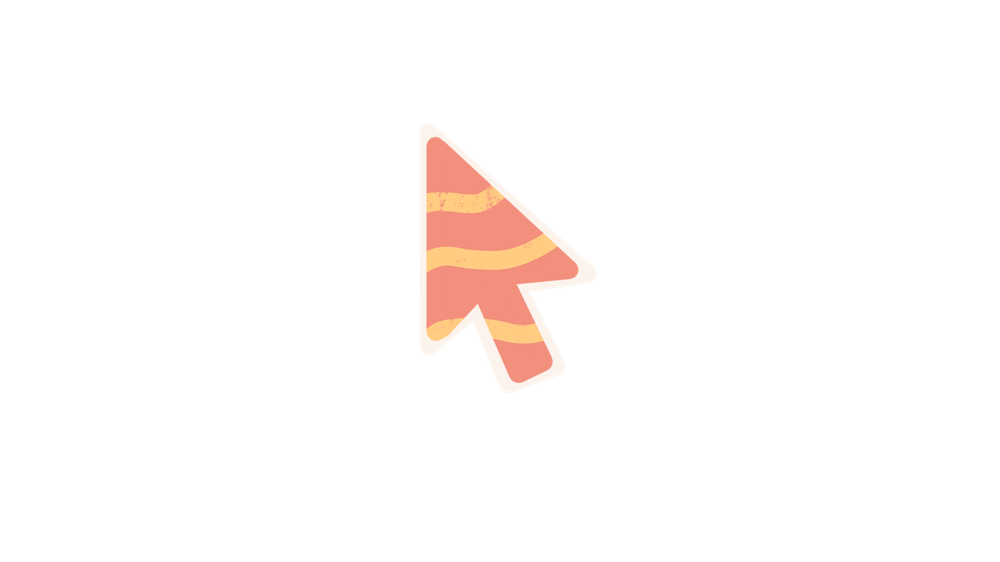
#> input picture assets/newaset/cursor-source.PNG, 1000 x 562 px, shrunk from 2560 x 1440 before the run
$ python cutout.py ../assets/newaset/cursor-source.PNG
#> lines starting #> are read from the running program, lines starting #| are printed output that depends on the picture; after the words box and inside, x2 and y2 are one past the last pixel; in counts of white or black regions, pixels touching at a corner belong together
#!/usr/bin/env python3
"""Removes a flat background from an image, leaving a transparent cut-out.

Works by flooding inward from the edges, so a colour that also appears *inside*
the subject is kept - clearing "every pixel near this colour" would punch holes
through white paper, chrome highlights and sky reflections.

Only for flat or near-flat backgrounds: chroma-key green, a studio white sweep,
the grey plate behind a scanned drawing. A subject photographed against a real
cluttered scene needs a segmentation model, which is not installed here.

    python3 tools/cutout.py IMAGE [IMAGE...] [--tol 30] [--feather 1] [--inplace]

Writes <name>_cut.png next to each input unless --inplace is given.
"""
import os
import sys
from collections import deque

import numpy as np
from PIL import Image, ImageFilter


def cut(path, tol=30, feather=1):
#> called with path = '../assets/newaset/cursor-source.PNG', tol = 30, feather = 1
    im = Image.open(path).convert("RGBA")
#> im is the input picture: PIL image 1000x562 RGBA; mean R, G, B, A 12.3, 9.1, 7.9, 12
    rgb = np.array(im.convert("RGB"), dtype=np.int16)
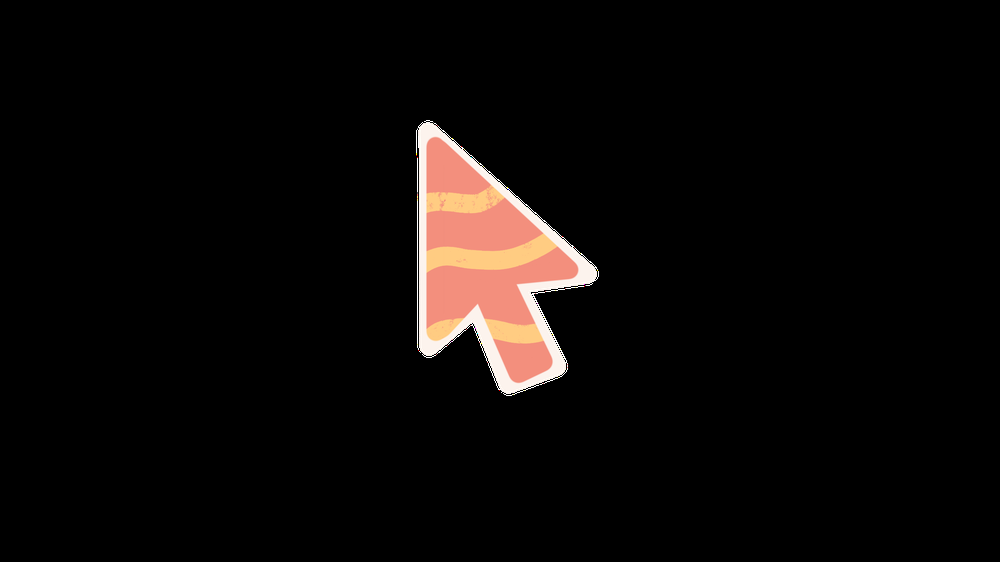
#> rgb: shape (562, 1000, 3) int16; mean R, G, B 12.3, 9.1, 7.9
    h, w, _ = rgb.shape
#> h = 562; w = 1000

    # the background colour is whatever the four corners agree on
    corners = [rgb[0, 0], rgb[0, w - 1], rgb[h - 1, 0], rgb[h - 1, w - 1]]
#> corners = [[0, 0, 0], [0, 0, 0], [0, 0, 0], [0, 0, 0]]
    key = np.median(np.stack(corners), axis=0)
#> key = [0, 0, 0]
    near = np.abs(rgb - key).sum(axis=2) <= tol
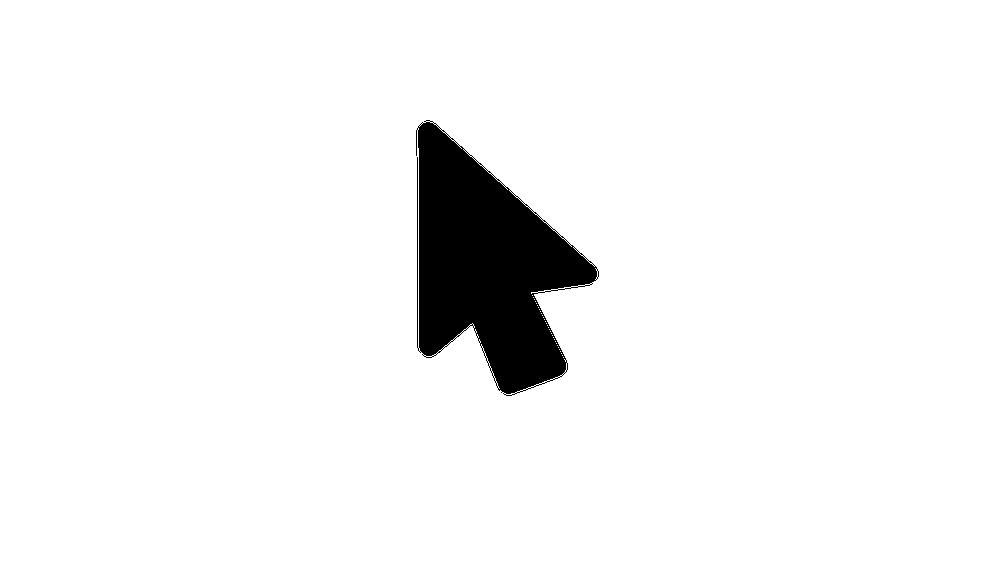
#> near: shape (562, 1000) bool; 95% white; 1 black region, box (x1, y1, x2, y2) and area: (416, 120, 599, 396) 27921

    # flood from every edge pixel that matches, 4-connected
    bg = np.zeros((h, w), dtype=bool)
    q = deque()
    for x in range(w):
        for y in (0, h - 1):
            if near[y, x] and not bg[y, x]:
                bg[y, x] = True; q.append((y, x))
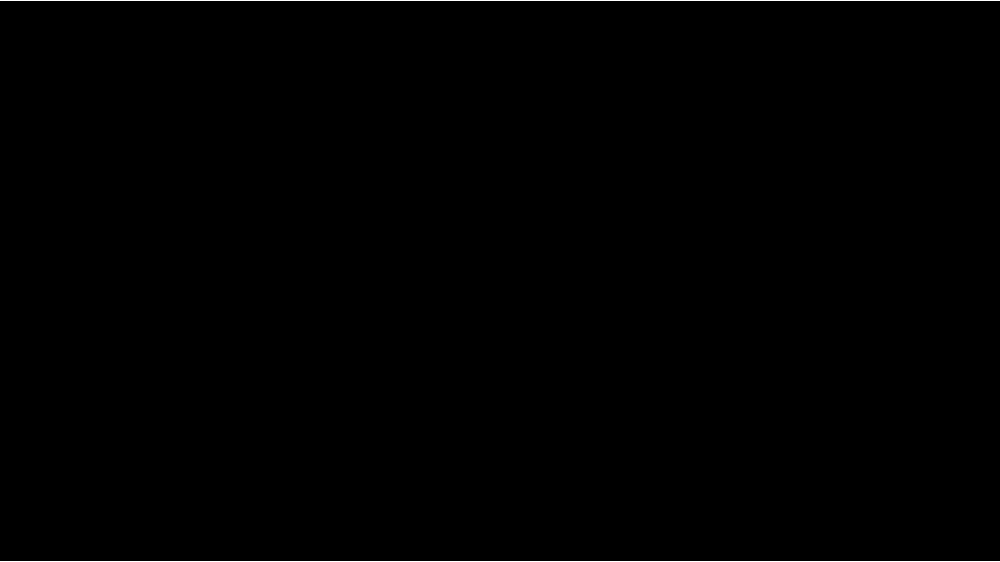
#> bg: shape (562, 1000) bool; 0.36% white in thin lines or dots
    for y in range(h):
        for x in (0, w - 1):
            if near[y, x] and not bg[y, x]:
                bg[y, x] = True; q.append((y, x))
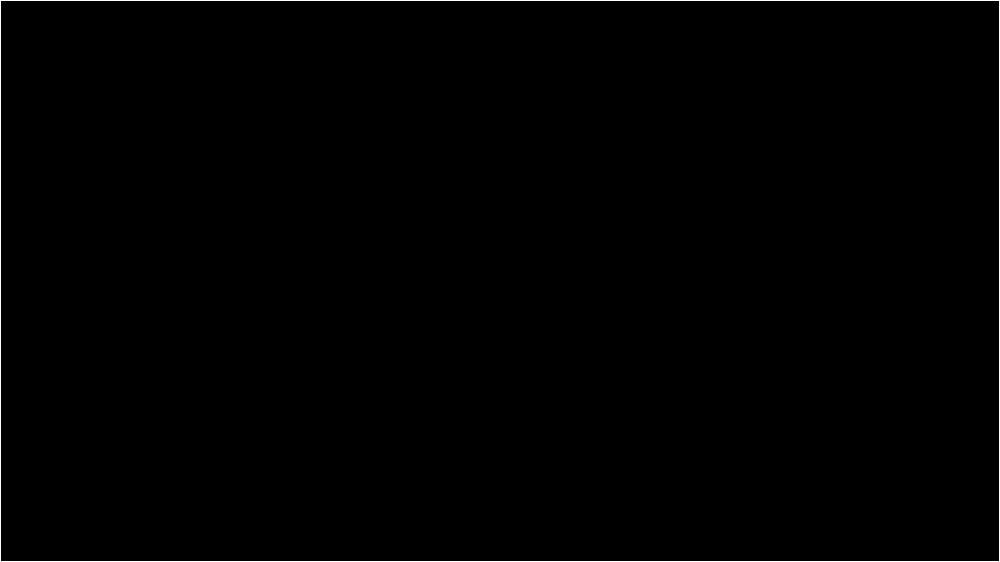
#> bg: shape (562, 1000) bool; 0.56% white in thin lines or dots
    while q:
        y, x = q.popleft()
        for dy, dx in ((1, 0), (-1, 0), (0, 1), (0, -1)):
            ny, nx = y + dy, x + dx
            if 0 <= ny < h and 0 <= nx < w and near[ny, nx] and not bg[ny, nx]:
                bg[ny, nx] = True; q.append((ny, nx))
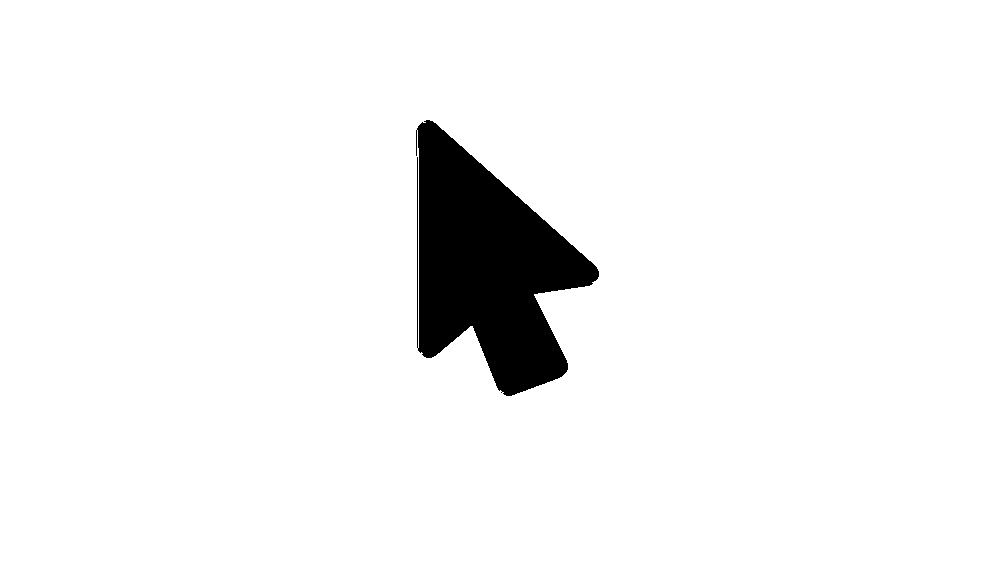
#> bg: shape (562, 1000) bool; 94.9% white; 1 black region, box (x1, y1, x2, y2) and area: (416, 120, 599, 396) 28391

    alpha = np.where(bg, 0, 255).astype(np.uint8)
    a = Image.fromarray(alpha, "L")
    if feather:
        # one pass of blur kills the hard jaggies the flood leaves behind
        a = a.filter(ImageFilter.GaussianBlur(feather))
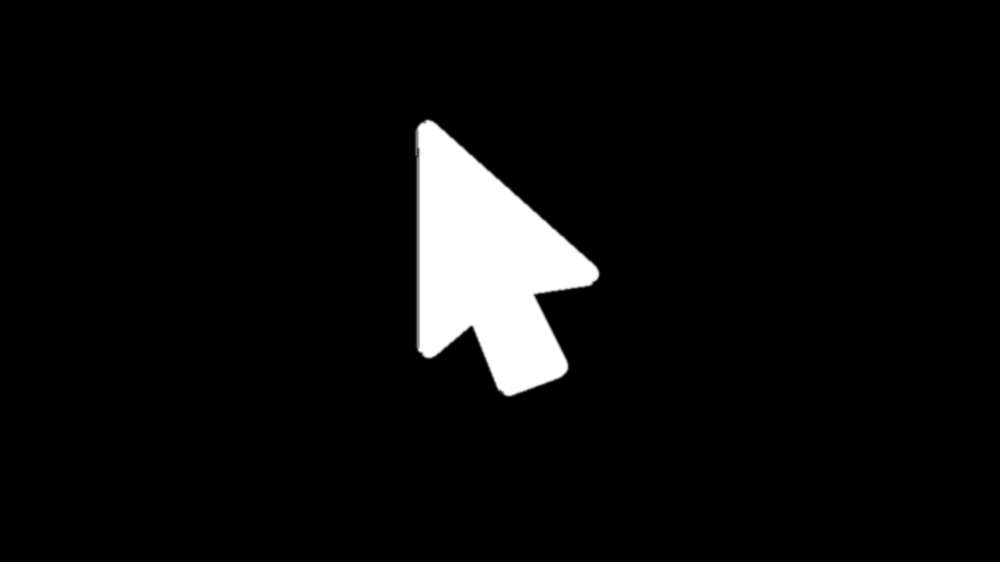
#> a: PIL image 1000x562 L; min 0, max 255, mean 12.9
    out = im.copy()
    out.putalpha(a)

    # chroma green bleeds into the subject's edge pixels; pull it back so the
    # cut-out does not carry a green halo onto a dark background
    if key[1] > 150 and key[1] - key[0] > 60 and key[1] - key[2] > 30:
        arr = np.array(out)
        edge = (arr[..., 3] > 0) & (arr[..., 3] < 250)
        g = arr[..., 1].astype(np.int16)
        cap = np.maximum(arr[..., 0], arr[..., 2]).astype(np.int16)
        fix = edge & (g > cap + 10)
        arr[..., 1] = np.where(fix, cap, g).astype(np.uint8)
        out = Image.fromarray(arr, "RGBA")
    return out, float((alpha == 0).mean())


def main():
    args = sys.argv[1:]
    tol = int(args[args.index("--tol") + 1]) if "--tol" in args else 30
    feather = float(args[args.index("--feather") + 1]) if "--feather" in args else 1.0
    inplace = "--inplace" in args
    files = [a for i, a in enumerate(args)
             if not a.startswith("--") and (i == 0 or args[i - 1] not in ("--tol", "--feather"))]
    if not files:
        sys.exit(__doc__)
    for f in files:
        out, frac = cut(f, tol, feather)
#> frac = 0.949
        dst = f if inplace else os.path.splitext(f)[0] + "_cut.png"
        out.save(dst)
        print("  %-42s %.0f%% removed -> %s" % (os.path.basename(f), frac * 100, os.path.basename(dst)))
#|   cursor-source.PNG                          95% removed -> cursor-source_cut.png


if __name__ == "__main__":
    main()

$ run again, on assets/newaset/settimg/settings-bar-filled.png
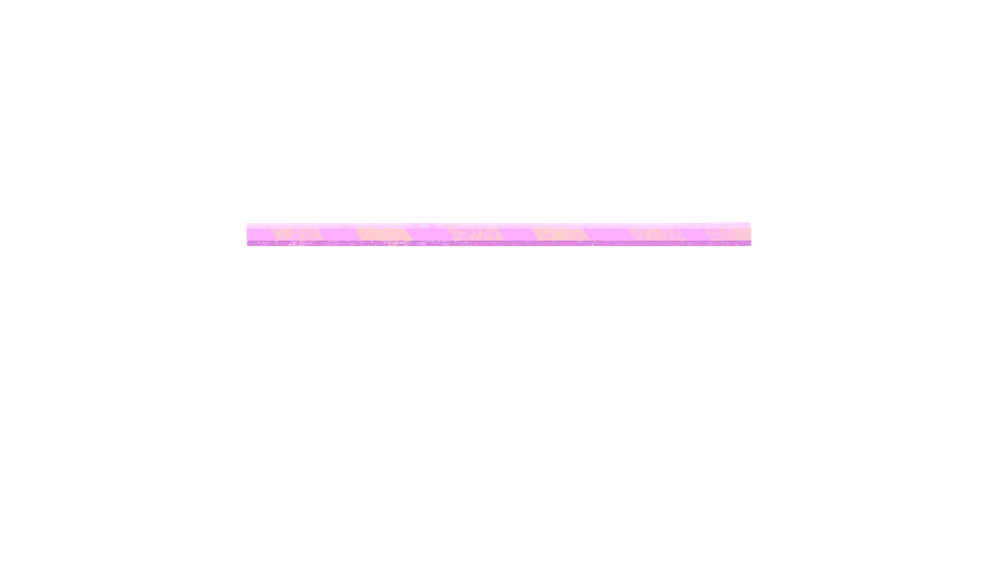
#> input picture assets/newaset/settimg/settings-bar-filled.png, 1000 x 562 px, shrunk from 2560 x 1440 before the run
#> in cut, im is the input picture: PIL image 1000x562 RGBA; mean R, G, B, A 5.8, 4.2, 5.6, 5.2
#> corners = [[0, 0, 0], [0, 0, 0], [0, 0, 0], [0, 0, 0]]
#> key = [0, 0, 0]
#> in cut, `near = np.abs(rgb - key).sum(axis=2) <= tol`:
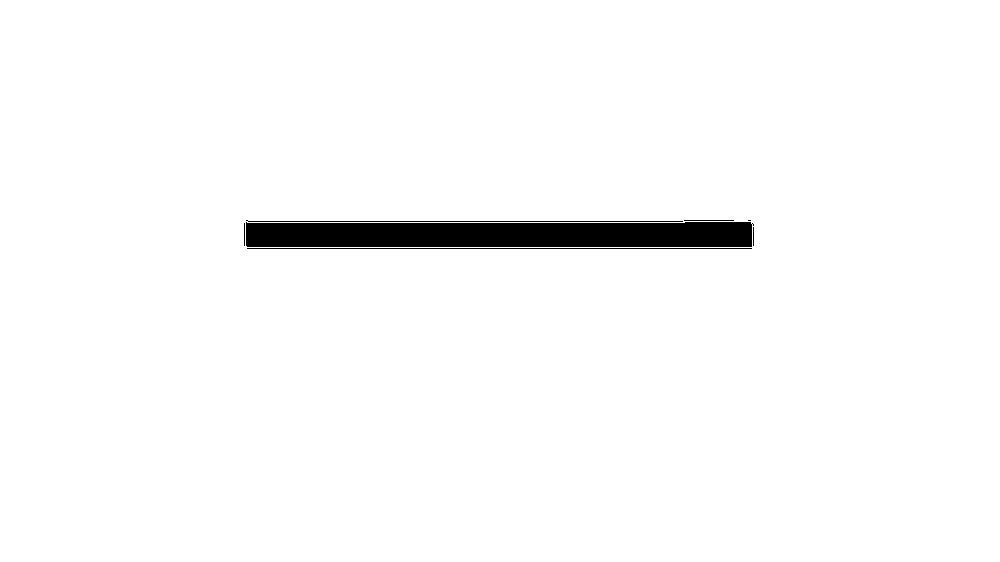
#> near: shape (562, 1000) bool; 97.6% white; 7 black regions (2 under 20 px), largest, box (x1, y1, x2, y2) and area: (246, 222, 754, 247) 12212, (247, 248, 752, 249) 505, (246, 220, 683, 222) 437, (684, 220, 734, 221) 50, (244, 223, 245, 246) 23
#> in cut, `a = a.filter(ImageFilter.GaussianBlur(feather))`:
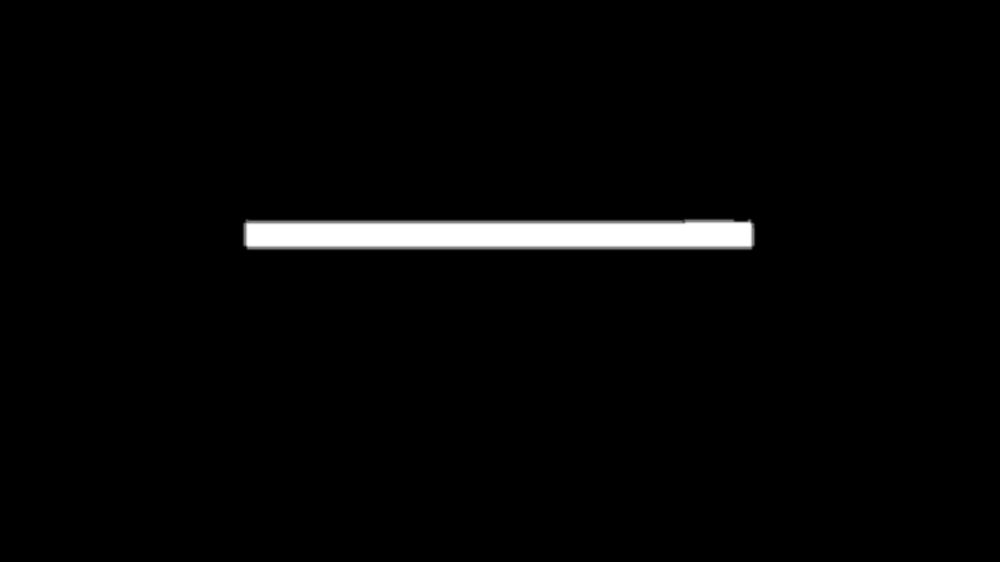
#> a: PIL image 1000x562 L; min 0, max 255, mean 6
#> frac = 0.976
#|   settings-bar-filled.png                    98% removed -> settings-bar-filled_cut.png
